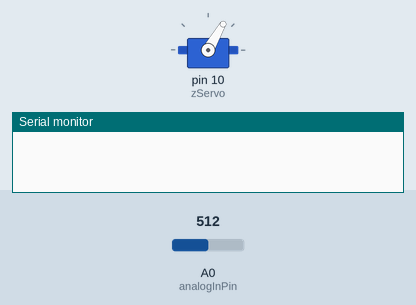
This sketch was run on a simulated Arduino Uno, built with avr-gcc and run on an emulated ATmega328P. On the bench: servo, the last lines printed to the serial monitor. Inputs (shaded band) come from the test bench; at power-on: A0 (analogInPin) = 512.

Above: at 0.05 s.
At 7.7 s:
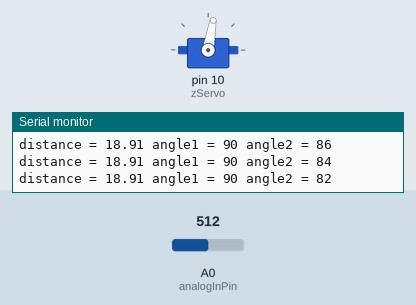
Timing chart, 0 to 14.6 s (numbered marks = the images above):
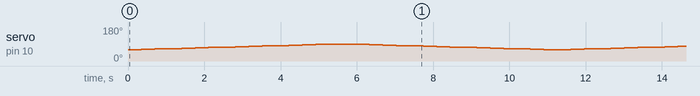

The sketch:

1_servo_infrared_sensor.ino
```cpp
#include <Servo.h>

//servo object to control the servo
Servo zServo;

// These constants won't change. They're used to give names to the pins used:
const int analogInPin = A0;  // Analog input pin that the potentiometer is attached to
//const int analogOutPin = 9; // Analog output pin that the LED is attached to

int sensorValue = 0;        // value read from the pot
int posZinit = 60;
int posZmax = 90;
int posZ = posZinit;

int delta = 2; //how much the angles change by each time

int timeOutput = millis();

/*
 * How far away the sensor is from stuff based on its output,
 * which we got using linear regression.
 */
float dist(int sensorVal) {
//  return -0.0397*sensorVal + 28.93;
    return -0.1213*sensorVal + 81.02;
}

/*
 * Get the average of 10 sensor readings, to account for occasional
 * inconsistencies in readings
 */
float average_distance_val(int reps) {
  float total = 0;
  for (int i = 0; i < reps; i++) {
    // read the analog in value:
    int tempSensorValue = analogRead(analogInPin);
    // map it to a distance
    float distance = dist(sensorValue);
    //add it to the total for averaging purposes
    total += distance;
    sensorValue = tempSensorValue;

    // wait 2 milliseconds before the next loop for the analog-to-digital
    // converter to settle after the last reading:
    delay(50);
  }
  return total/reps;
}

char print_string(float dist, int pos_z) {
  Serial.print("distance = ");
  Serial.print(dist);
  Serial.print(" angle1 = ");
  Serial.print(90);
  Serial.print( " angle2 = ");
  Serial.println(pos_z);
}

void setup() {
  // initialize serial communications at 9600 bps:
  Serial.begin(9600);
  zServo.attach(10);
  //digitalWrite(analogOutPin, LOW);
}

void loop() {
    for (posZ = posZinit; posZ <= posZmax; posZ += delta) {
        //move the servo
        zServo.write(posZ);
        delay(100);
        //get the average distance from 10 sensor readings
        float distAverage = average_distance_val(5);
        //print to serial
        print_string(distAverage, posZ);
    }
    for (posZ = posZmax; posZ >= posZinit; posZ -= delta) {
        //move the servo
        zServo.write(posZ);
        delay(100);
        //get the average distance from 10 sensor readings
        float distAverage = average_distance_val(5);
        // print the results to the Serial Monitor:
        print_string(distAverage, posZ);
    }
  }
```
